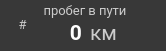
     <widget class="QFrame" name="f_dist_trip">
      <property name="geometry">
       <rect>
        <x>20</x>
        <y>260</y>
        <width>166</width>
        <height>51</height>
       </rect>
      </property>
      <property name="minimumSize">
       <size>
        <width>166</width>
        <height>51</height>
       </size>
      </property>
      <property name="maximumSize">
       <size>
        <width>166</width>
        <height>51</height>
       </size>
      </property>
      <property name="styleSheet">
       <string notr="true">background-color: #383838;
border-radius: 20px;</string>
      </property>
      <property name="frameShape">
       <enum>QFrame::StyledPanel</enum>
      </property>
      <property name="frameShadow">
       <enum>QFrame::Raised</enum>
      </property>
      <widget class="QLabel" name="stat_dist_trip_text">
       <property name="geometry">
        <rect>
         <x>30</x>
         <y>0</y>
         <width>110</width>
         <height>20</height>
        </rect>
       </property>
       <property name="minimumSize">
        <size>
         <width>110</width>
         <height>20</height>
        </size>
       </property>
       <property name="maximumSize">
        <size>
         <width>110</width>
         <height>20</height>
        </size>
       </property>
       <property name="palette">
        <palette>
         <active>
          <colorrole role="WindowText">
           <brush brushstyle="SolidPattern">
            <color alpha="255">
             <red>204</red>
             <green>204</green>
             <blue>204</blue>
            </color>
           </brush>
          </colorrole>
          <colorrole role="Button">
           <brush brushstyle="SolidPattern">
            <color alpha="255">
             <red>56</red>
             <green>56</green>
             <blue>56</blue>
            </color>
           </brush>
          </colorrole>
          <colorrole role="Text">
           <brush brushstyle="SolidPattern">
            <color alpha="255">
             <red>204</red>
             <green>204</green>
             <blue>204</blue>
            </color>
           </brush>
          </colorrole>
          <colorrole role="ButtonText">
           <brush brushstyle="SolidPattern">
            <color alpha="255">
             <red>204</red>
             <green>204</green>
             <blue>204</blue>
            </color>
           </brush>
          </colorrole>
          <colorrole role="Base">
           <brush brushstyle="SolidPattern">
            <color alpha="255">
             <red>56</red>
             <green>56</green>
             <blue>56</blue>
            </color>
           </brush>
          </colorrole>
          <colorrole role="Window">
           <brush brushstyle="SolidPattern">
            <color alpha="255">
             <red>56</red>
             <green>56</green>
             <blue>56</blue>
            </color>
           </brush>
          </colorrole>
         </active>
         <inactive>
          <colorrole role="WindowText">
           <brush brushstyle="SolidPattern">
            <color alpha="255">
             <red>204</red>
             <green>204</green>
             <blue>204</blue>
            </color>
           </brush>
          </colorrole>
          <colorrole role="Button">
           <brush brushstyle="SolidPattern">
            <color alpha="255">
             <red>56</red>
             <green>56</green>
             <blue>56</blue>
            </color>
           </brush>
          </colorrole>
          <colorrole role="Text">
           <brush brushstyle="SolidPattern">
            <color alpha="255">
             <red>204</red>
             <green>204</green>
             <blue>204</blue>
            </color>
           </brush>
          </colorrole>
          <colorrole role="ButtonText">
           <brush brushstyle="SolidPattern">
            <color alpha="255">
             <red>204</red>
             <green>204</green>
             <blue>204</blue>
            </color>
           </brush>
          </colorrole>
          <colorrole role="Base">
           <brush brushstyle="SolidPattern">
            <color alpha="255">
             <red>56</red>
             <green>56</green>
             <blue>56</blue>
            </color>
           </brush>
          </colorrole>
          <colorrole role="Window">
           <brush brushstyle="SolidPattern">
            <color alpha="255">
             <red>56</red>
             <green>56</green>
             <blue>56</blue>
            </color>
           </brush>
          </colorrole>
         </inactive>
         <disabled>
          <colorrole role="WindowText">
           <brush brushstyle="SolidPattern">
            <color alpha="255">
             <red>204</red>
             <green>204</green>
             <blue>204</blue>
            </color>
           </brush>
          </colorrole>
          <colorrole role="Button">
           <brush brushstyle="SolidPattern">
            <color alpha="255">
             <red>56</red>
             <green>56</green>
             <blue>56</blue>
            </color>
           </brush>
          </colorrole>
          <colorrole role="Text">
           <brush brushstyle="SolidPattern">
            <color alpha="255">
             <red>204</red>
             <green>204</green>
             <blue>204</blue>
            </color>
           </brush>
          </colorrole>
          <colorrole role="ButtonText">
           <brush brushstyle="SolidPattern">
            <color alpha="255">
             <red>204</red>
             <green>204</green>
             <blue>204</blue>
            </color>
           </brush>
          </colorrole>
          <colorrole role="Base">
           <brush brushstyle="SolidPattern">
            <color alpha="255">
             <red>56</red>
             <green>56</green>
             <blue>56</blue>
            </color>
           </brush>
          </colorrole>
          <colorrole role="Window">
           <brush brushstyle="SolidPattern">
            <color alpha="255">
             <red>56</red>
             <green>56</green>
             <blue>56</blue>
            </color>
           </brush>
          </colorrole>
         </disabled>
        </palette>
       </property>
       <property name="font">
        <font>
         <family>Roboto</family>
         <pointsize>10</pointsize>
        </font>
       </property>
       <property name="styleSheet">
        <string notr="true">color: #CCCCCC;</string>
       </property>
       <property name="text">
        <string>пробег в пути</string>
       </property>
       <property name="alignment">
        <set>Qt::AlignCenter</set>
       </property>
      </widget>
      <widget class="QLabel" name="stat_dist_trip">
       <property name="geometry">
        <rect>
         <x>40</x>
         <y>20</y>
         <width>42</width>
         <height>25</height>
        </rect>
       </property>
       <property name="minimumSize">
        <size>
         <width>42</width>
         <height>25</height>
        </size>
       </property>
       <property name="maximumSize">
        <size>
         <width>42</width>
         <height>25</height>
        </size>
       </property>
       <property name="palette">
        <palette>
         <active>
          <colorrole role="WindowText">
           <brush brushstyle="SolidPattern">
            <color alpha="255">
             <red>255</red>
             <green>255</green>
             <blue>255</blue>
            </color>
           </brush>
          </colorrole>
          <colorrole role="Button">
           <brush brushstyle="SolidPattern">
            <color alpha="255">
             <red>56</red>
             <green>56</green>
             <blue>56</blue>
            </color>
           </brush>
          </colorrole>
          <colorrole role="Text">
           <brush brushstyle="SolidPattern">
            <color alpha="255">
             <red>255</red>
             <green>255</green>
             <blue>255</blue>
            </color>
           </brush>
          </colorrole>
          <colorrole role="ButtonText">
           <brush brushstyle="SolidPattern">
            <color alpha="255">
             <red>255</red>
             <green>255</green>
             <blue>255</blue>
            </color>
           </brush>
          </colorrole>
          <colorrole role="Base">
           <brush brushstyle="SolidPattern">
            <color alpha="255">
             <red>56</red>
             <green>56</green>
             <blue>56</blue>
            </color>
           </brush>
          </colorrole>
          <colorrole role="Window">
           <brush brushstyle="SolidPattern">
            <color alpha="255">
             <red>56</red>
             <green>56</green>
             <blue>56</blue>
            </color>
           </brush>
          </colorrole>
         </active>
         <inactive>
          <colorrole role="WindowText">
           <brush brushstyle="SolidPattern">
            <color alpha="255">
             <red>255</red>
             <green>255</green>
             <blue>255</blue>
            </color>
           </brush>
          </colorrole>
          <colorrole role="Button">
           <brush brushstyle="SolidPattern">
            <color alpha="255">
             <red>56</red>
             <green>56</green>
             <blue>56</blue>
            </color>
           </brush>
          </colorrole>
          <colorrole role="Text">
           <brush brushstyle="SolidPattern">
            <color alpha="255">
             <red>255</red>
             <green>255</green>
             <blue>255</blue>
            </color>
           </brush>
          </colorrole>
          <colorrole role="ButtonText">
           <brush brushstyle="SolidPattern">
            <color alpha="255">
             <red>255</red>
             <green>255</green>
             <blue>255</blue>
            </color>
           </brush>
          </colorrole>
          <colorrole role="Base">
           <brush brushstyle="SolidPattern">
            <color alpha="255">
             <red>56</red>
             <green>56</green>
             <blue>56</blue>
            </color>
           </brush>
          </colorrole>
          <colorrole role="Window">
           <brush brushstyle="SolidPattern">
            <color alpha="255">
             <red>56</red>
             <green>56</green>
             <blue>56</blue>
            </color>
           </brush>
          </colorrole>
         </inactive>
         <disabled>
          <colorrole role="WindowText">
           <brush brushstyle="SolidPattern">
            <color alpha="255">
             <red>255</red>
             <green>255</green>
             <blue>255</blue>
            </color>
           </brush>
          </colorrole>
          <colorrole role="Button">
           <brush brushstyle="SolidPattern">
            <color alpha="255">
             <red>56</red>
             <green>56</green>
             <blue>56</blue>
            </color>
           </brush>
          </colorrole>
          <colorrole role="Text">
           <brush brushstyle="SolidPattern">
            <color alpha="255">
             <red>255</red>
             <green>255</green>
             <blue>255</blue>
            </color>
           </brush>
          </colorrole>
          <colorrole role="ButtonText">
           <brush brushstyle="SolidPattern">
            <color alpha="255">
             <red>255</red>
             <green>255</green>
             <blue>255</blue>
            </color>
           </brush>
          </colorrole>
          <colorrole role="Base">
           <brush brushstyle="SolidPattern">
            <color alpha="255">
             <red>56</red>
             <green>56</green>
             <blue>56</blue>
            </color>
           </brush>
          </colorrole>
          <colorrole role="Window">
           <brush brushstyle="SolidPattern">
            <color alpha="255">
             <red>56</red>
             <green>56</green>
             <blue>56</blue>
            </color>
           </brush>
          </colorrole>
         </disabled>
        </palette>
       </property>
       <property name="font">
        <font>
         <family>Roboto</family>
         <pointsize>16</pointsize>
         <weight>75</weight>
         <bold>true</bold>
        </font>
       </property>
       <property name="styleSheet">
        <string notr="true">color: rgb(255, 255, 255);</string>
       </property>
       <property name="text">
        <string>0</string>
       </property>
       <property name="alignment">
        <set>Qt::AlignRight|Qt::AlignTrailing|Qt::AlignVCenter</set>
       </property>
      </widget>
      <widget class="QLabel" name="stat_dist_trip_unit">
       <property name="geometry">
        <rect>
         <x>90</x>
         <y>20</y>
         <width>70</width>
         <height>25</height>
        </rect>
       </property>
       <property name="minimumSize">
        <size>
         <width>70</width>
         <height>25</height>
        </size>
       </property>
       <property name="maximumSize">
        <size>
         <width>70</width>
         <height>25</height>
        </size>
       </property>
       <property name="palette">
        <palette>
         <active>
          <colorrole role="WindowText">
           <brush brushstyle="SolidPattern">
            <color alpha="255">
             <red>204</red>
             <green>204</green>
             <blue>204</blue>
            </color>
           </brush>
          </colorrole>
          <colorrole role="Button">
           <brush brushstyle="SolidPattern">
            <color alpha="0">
             <red>255</red>
             <green>255</green>
             <blue>255</blue>
            </color>
           </brush>
          </colorrole>
          <colorrole role="Text">
           <brush brushstyle="SolidPattern">
            <color alpha="255">
             <red>204</red>
             <green>204</green>
             <blue>204</blue>
            </color>
           </brush>
          </colorrole>
          <colorrole role="ButtonText">
           <brush brushstyle="SolidPattern">
            <color alpha="255">
             <red>204</red>
             <green>204</green>
             <blue>204</blue>
            </color>
           </brush>
          </colorrole>
          <colorrole role="Base">
           <brush brushstyle="SolidPattern">
            <color alpha="0">
             <red>255</red>
             <green>255</green>
             <blue>255</blue>
            </color>
           </brush>
          </colorrole>
          <colorrole role="Window">
           <brush brushstyle="SolidPattern">
            <color alpha="0">
             <red>255</red>
             <green>255</green>
             <blue>255</blue>
            </color>
           </brush>
          </colorrole>
         </active>
         <inactive>
          <colorrole role="WindowText">
           <brush brushstyle="SolidPattern">
            <color alpha="255">
             <red>204</red>
             <green>204</green>
             <blue>204</blue>
            </color>
           </brush>
          </colorrole>
          <colorrole role="Button">
           <brush brushstyle="SolidPattern">
            <color alpha="0">
             <red>255</red>
             <green>255</green>
             <blue>255</blue>
            </color>
           </brush>
          </colorrole>
          <colorrole role="Text">
           <brush brushstyle="SolidPattern">
            <color alpha="255">
             <red>204</red>
             <green>204</green>
             <blue>204</blue>
            </color>
           </brush>
          </colorrole>
          <colorrole role="ButtonText">
           <brush brushstyle="SolidPattern">
            <color alpha="255">
             <red>204</red>
             <green>204</green>
             <blue>204</blue>
            </color>
           </brush>
          </colorrole>
          <colorrole role="Base">
           <brush brushstyle="SolidPattern">
            <color alpha="0">
             <red>255</red>
             <green>255</green>
             <blue>255</blue>
            </color>
           </brush>
          </colorrole>
          <colorrole role="Window">
           <brush brushstyle="SolidPattern">
            <color alpha="0">
             <red>255</red>
             <green>255</green>
             <blue>255</blue>
            </color>
           </brush>
          </colorrole>
         </inactive>
         <disabled>
          <colorrole role="WindowText">
           <brush brushstyle="SolidPattern">
            <color alpha="255">
             <red>204</red>
             <green>204</green>
             <blue>204</blue>
            </color>
           </brush>
          </colorrole>
          <colorrole role="Button">
           <brush brushstyle="SolidPattern">
            <color alpha="0">
             <red>255</red>
             <green>255</green>
             <blue>255</blue>
            </color>
           </brush>
          </colorrole>
          <colorrole role="Text">
           <brush brushstyle="SolidPattern">
            <color alpha="255">
             <red>204</red>
             <green>204</green>
             <blue>204</blue>
            </color>
           </brush>
          </colorrole>
          <colorrole role="ButtonText">
           <brush brushstyle="SolidPattern">
            <color alpha="255">
             <red>204</red>
             <green>204</green>
             <blue>204</blue>
            </color>
           </brush>
          </colorrole>
          <colorrole role="Base">
           <brush brushstyle="SolidPattern">
            <color alpha="0">
             <red>255</red>
             <green>255</green>
             <blue>255</blue>
            </color>
           </brush>
          </colorrole>
          <colorrole role="Window">
           <brush brushstyle="SolidPattern">
            <color alpha="0">
             <red>255</red>
             <green>255</green>
             <blue>255</blue>
            </color>
           </brush>
          </colorrole>
         </disabled>
        </palette>
       </property>
       <property name="font">
        <font>
         <family>Roboto</family>
         <pointsize>16</pointsize>
        </font>
       </property>
       <property name="styleSheet">
        <string notr="true">color: #CCCCCC;
background-color: rgba(255, 255, 255, 0);</string>
       </property>
       <property name="text">
        <string>км</string>
       </property>
       <property name="alignment">
        <set>Qt::AlignLeading|Qt::AlignLeft|Qt::AlignVCenter</set>
       </property>
      </widget>
      <widget class="QLabel" name="stat_dist_trip_icon">
       <property name="geometry">
        <rect>
         <x>10</x>
         <y>12</y>
         <width>25</width>
         <height>25</height>
        </rect>
       </property>
       <property name="palette">
        <palette>
         <active>
          <colorrole role="WindowText">
           <brush brushstyle="SolidPattern">
            <color alpha="255">
             <red>204</red>
             <green>204</green>
             <blue>204</blue>
            </color>
           </brush>
          </colorrole>
          <colorrole role="Button">
           <brush brushstyle="SolidPattern">
            <color alpha="255">
             <red>56</red>
             <green>56</green>
             <blue>56</blue>
            </color>
           </brush>
          </colorrole>
          <colorrole role="Text">
           <brush brushstyle="SolidPattern">
            <color alpha="255">
             <red>204</red>
             <green>204</green>
             <blue>204</blue>
            </color>
           </brush>
          </colorrole>
          <colorrole role="ButtonText">
           <brush brushstyle="SolidPattern">
            <color alpha="255">
             <red>204</red>
             <green>204</green>
             <blue>204</blue>
            </color>
           </brush>
          </colorrole>
          <colorrole role="Base">
           <brush brushstyle="SolidPattern">
            <color alpha="255">
             <red>56</red>
             <green>56</green>
             <blue>56</blue>
            </color>
           </brush>
          </colorrole>
          <colorrole role="Window">
           <brush brushstyle="SolidPattern">
            <color alpha="255">
             <red>56</red>
             <green>56</green>
             <blue>56</blue>
            </color>
           </brush>
          </colorrole>
         </active>
         <inactive>
          <colorrole role="WindowText">
           <brush brushstyle="SolidPattern">
            <color alpha="255">
             <red>204</red>
             <green>204</green>
             <blue>204</blue>
            </color>
           </brush>
          </colorrole>
          <colorrole role="Button">
           <brush brushstyle="SolidPattern">
            <color alpha="255">
             <red>56</red>
             <green>56</green>
             <blue>56</blue>
            </color>
           </brush>
          </colorrole>
          <colorrole role="Text">
           <brush brushstyle="SolidPattern">
            <color alpha="255">
             <red>204</red>
             <green>204</green>
             <blue>204</blue>
            </color>
           </brush>
          </colorrole>
          <colorrole role="ButtonText">
           <brush brushstyle="SolidPattern">
            <color alpha="255">
             <red>204</red>
             <green>204</green>
             <blue>204</blue>
            </color>
           </brush>
          </colorrole>
          <colorrole role="Base">
           <brush brushstyle="SolidPattern">
            <color alpha="255">
             <red>56</red>
             <green>56</green>
             <blue>56</blue>
            </color>
           </brush>
          </colorrole>
          <colorrole role="Window">
           <brush brushstyle="SolidPattern">
            <color alpha="255">
             <red>56</red>
             <green>56</green>
             <blue>56</blue>
            </color>
           </brush>
          </colorrole>
         </inactive>
         <disabled>
          <colorrole role="WindowText">
           <brush brushstyle="SolidPattern">
            <color alpha="255">
             <red>204</red>
             <green>204</green>
             <blue>204</blue>
            </color>
           </brush>
          </colorrole>
          <colorrole role="Button">
           <brush brushstyle="SolidPattern">
            <color alpha="255">
             <red>56</red>
             <green>56</green>
             <blue>56</blue>
            </color>
           </brush>
          </colorrole>
          <colorrole role="Text">
           <brush brushstyle="SolidPattern">
            <color alpha="255">
             <red>204</red>
             <green>204</green>
             <blue>204</blue>
            </color>
           </brush>
          </colorrole>
          <colorrole role="ButtonText">
           <brush brushstyle="SolidPattern">
            <color alpha="255">
             <red>204</red>
             <green>204</green>
             <blue>204</blue>
            </color>
           </brush>
          </colorrole>
          <colorrole role="Base">
           <brush brushstyle="SolidPattern">
            <color alpha="255">
             <red>56</red>
             <green>56</green>
             <blue>56</blue>
            </color>
           </brush>
          </colorrole>
          <colorrole role="Window">
           <brush brushstyle="SolidPattern">
            <color alpha="255">
             <red>56</red>
             <green>56</green>
             <blue>56</blue>
            </color>
           </brush>
          </colorrole>
         </disabled>
        </palette>
       </property>
       <property name="font">
        <font>
         <family>Roboto</family>
         <pointsize>10</pointsize>
        </font>
       </property>
       <property name="styleSheet">
        <string notr="true">color: #CCCCCC;</string>
       </property>
       <property name="text">
        <string>#</string>
       </property>
       <property name="alignment">
        <set>Qt::AlignCenter</set>
       </property>
      </widget>
     </widget>
